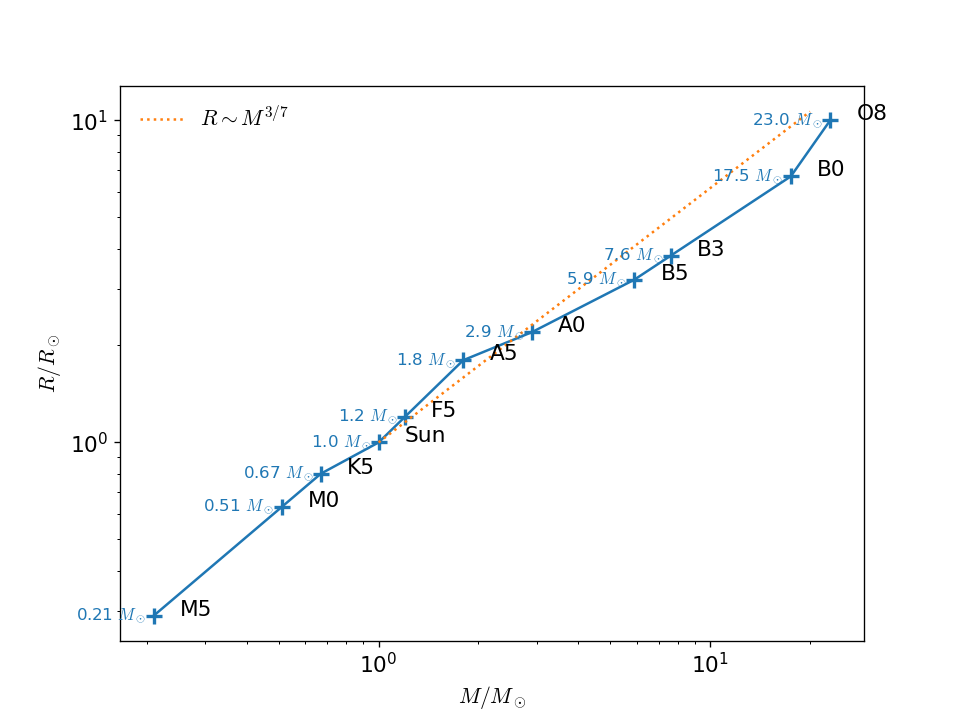

Python code for this plot:
import numpy as np
import matplotlib.pyplot as plt

import stellar_properties as sp


fig = plt.figure()
ax = fig.add_subplot(111)

plt.scatter(sp.M, sp.R, s=100, marker="+", color="C0", lw=2)
ax.plot(sp.M, sp.R, color="C0")

for mstar, rstar, spec_star in zip(sp.M, sp.R, sp.spectral_types):

    if mstar >= 1.0:
        plt.text(0.95*mstar, rstar, fr"{mstar:4.1f} $M_\odot$", fontsize=10,
                 horizontalalignment="right", verticalalignment="center", color="C0")
    else:
        plt.text(0.95*mstar, rstar, fr"{mstar:3.2f} $M_\odot$", fontsize=10,
                 horizontalalignment="right", verticalalignment="center", color="C0")

    plt.text(1.2*mstar, rstar, spec_star)

ax.set_ylabel(r"$R/R_\odot$")
ax.set_xlabel(r"$M/M_\odot$")
ax.set_xscale("log")
ax.set_yscale("log")

# theoretical scalings

# high mass, R ~ M**15/19
x = np.logspace(np.log10(1.0), np.log10(20.0), 10, endpoint=True)
ax.plot(x, x**(15./19), label=r"$R \sim M^{3/7}$", color="C1", linestyle=":")

ax.legend(frameon=False)

fig.savefig("ms_mass_vs_radius.png")
